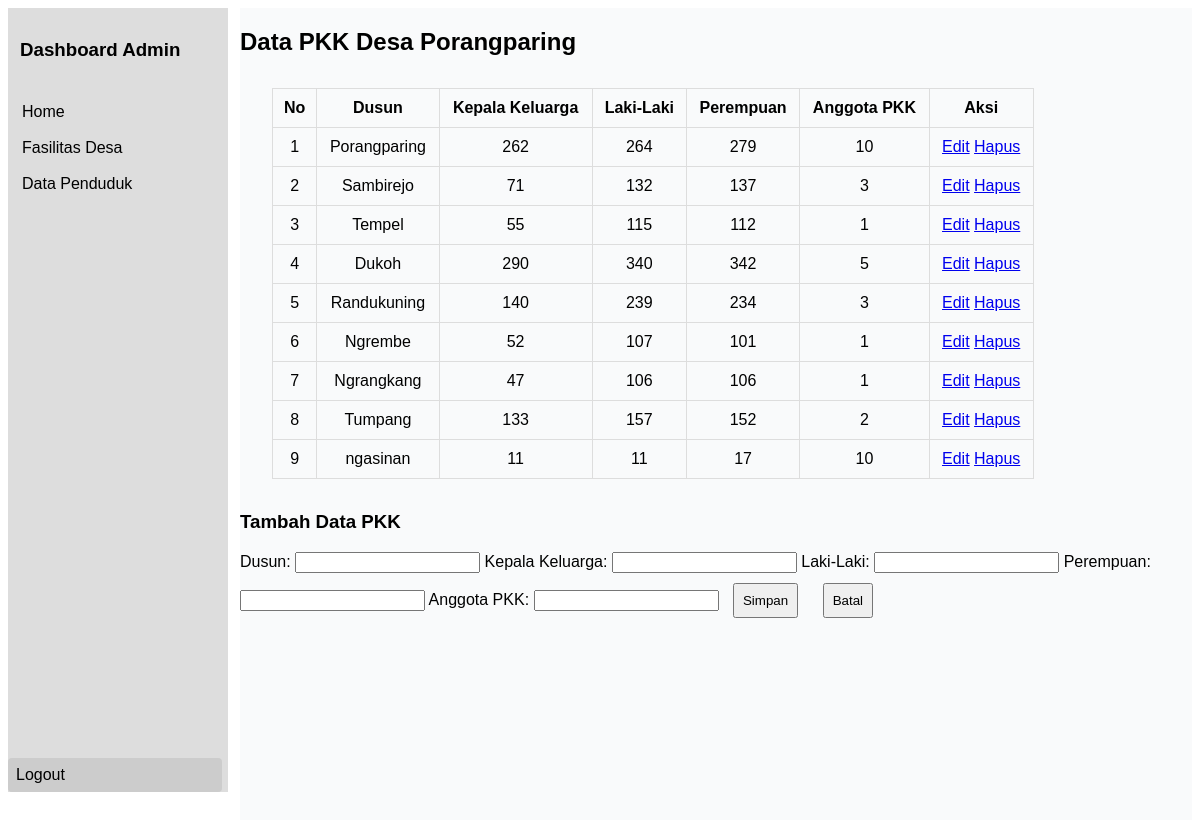
Page /Admin/data_pkk.php (signed in) on the committed database.
### tables this page shows
CREATE TABLE `pkk_data` (
  `id` int(11) NOT NULL,
  `dusun` varchar(50) DEFAULT NULL,
  `kepala_keluarga` int(11) DEFAULT NULL,
  `laki_laki` int(11) DEFAULT NULL,
  `perempuan` int(11) DEFAULT NULL,
  `anggota_pkk` int(11) DEFAULT NULL
);

### Admin/data_pkk.php (called while the page is built)
<?php
include 'dashboard_layout.php';
layout('Home - Dashboard', 'pages/data_pkk.php');

### Admin/pages/data_pkk.php (the view)
<h2>Data PKK Desa Porangparing</h2>
<table>
    <thead>
        <tr>
            <th>No</th>
            <th>Dusun</th>
            <th>Kepala Keluarga</th>
            <th>Laki-Laki</th>
            <th>Perempuan</th>
            <th>Anggota PKK</th>
            <th>Aksi</th>
        </tr>
    </thead>
    <tbody>
        <?php
        $result = $conn->query("SELECT * FROM pkk_data");
        $no = 1;
        while ($row = $result->fetch_assoc()) {
            echo "<tr>
                    <td>" . $no++ . "</td>
                    <td>" . $row['dusun'] . "</td>
                    <td>" . $row['kepala_keluarga'] . "</td>
                    <td>" . $row['laki_laki'] . "</td>
                    <td>" . $row['perempuan'] . "</td>
                    <td>" . $row['anggota_pkk'] . "</td>
                    <td>
                        <a href='data_pkk/edit.php?id=" . $row['id'] . "'>Edit</a>
                        <a href='data_pkk/delete.php?id=" . $row['id'] . "' onclick='return confirm(\"Hapus data?\")'>Hapus</a>
                    </td>
                </tr>";
        }
        ?>
    </tbody>
</table>
<div id="formModal">
    <form action="data_pkk/add.php" method="post">
        <h3>Tambah Data PKK</h3>
        <label>Dusun:</label>
        <input type="text" name="dusun" required>
        <label>Kepala Keluarga:</label>
        <input type="number" name="kepala_keluarga" required>
        <label>Laki-Laki:</label>
        <input type="number" name="laki_laki" required>
        <label>Perempuan:</label>
        <input type="number" name="perempuan" required>
        <label>Anggota PKK:</label>
        <input type="number" name="anggota_pkk" required>
        <button type="submit">Simpan</button>
        <button type="button" onclick="document.getElementById('formModal')">Batal</button>
    </form>
</div>

### Admin/dashboard_layout.php (shortened to what this page needs)
<?php
function layout($title, $page)
{
?>
    <!DOCTYPE html>
    <html lang="en">
    <head>
        <link rel="stylesheet" href="style/style.css">
        <link rel="stylesheet" href="style/index.css">
    </head>
    <body>
        <?php include '../components/sidebar.php'; ?>
        <main>
            <?php include $page; ?>
        </main>
    </body>
    </html>
<?php
}
?>

### components/sidebar.php
<div class="sidebar">
    <h3>Dashboard Admin</h3>
    <nav>
        <a href="index.php">Home</a>
        <a href="fasilitas_desa.php">Fasilitas Desa</a>
        <a href="data_pkk.php">Data Penduduk</a>
    </nav>
    <div class="logout">
        <a href="logout.php">Logout</a>
    </div>
</div>

### Admin/style/style.css (style rules this page uses)
table { width: 80%; margin: 2rem; border-collapse: collapse; }
th, td { padding: 10px; border: 1px solid #ddd; text-align: center; }
button { margin: 10px; padding: 8px; cursor: pointer; }

### Admin/style/index.css (style rules this page uses)
.sidebar { width: 220px; max-height: 98vh; background: #ddd; position: sticky; top: 4px; }
.sidebar h3 { display: flex; padding: 12px; }
.sidebar nav { display: flex; flex-direction: column; gap: 6px; padding: 6px; }
.sidebar nav a { color: black; padding: 6px 8px; text-decoration: none; border-radius: 4px; }
.logout a { padding: .5rem; width: 90%; background-color: #ccc; border-radius: 4px; text-decoration: none; color: black; position: absolute; bottom: 0; }

### Admin/dashboard_layout.php (style rules this page uses)
body { display: flex; gap: 12px; font-family: Arial, Helvetica, sans-serif; }
main { min-height: 200vh; flex: 1; background: oklch(0.985 0.002 247.839); }

### rows in the picture
pkk_data: dusun "Porangparing", kepala_keluarga "262", laki_laki "264", perempuan "279", anggota_pkk "10"
pkk_data: dusun "Sambirejo", kepala_keluarga "71", laki_laki "132", perempuan "137", anggota_pkk "3"
pkk_data: dusun "Tempel", kepala_keluarga "55", laki_laki "115", perempuan "112", anggota_pkk "1"
pkk_data: dusun "Dukoh", kepala_keluarga "290", laki_laki "340", perempuan "342", anggota_pkk "5"
pkk_data: dusun "Randukuning", kepala_keluarga "140", laki_laki "239", perempuan "234", anggota_pkk "3"
pkk_data: dusun "Ngrembe", kepala_keluarga "52", laki_laki "107", perempuan "101", anggota_pkk "1"
pkk_data: dusun "Ngrangkang", kepala_keluarga "47", laki_laki "106", perempuan "106", anggota_pkk "1"
pkk_data: dusun "Tumpang", kepala_keluarga "133", laki_laki "157", perempuan "152", anggota_pkk "2"
pkk_data: dusun "ngasinan", kepala_keluarga "11", laki_laki "11", perempuan "17", anggota_pkk "10"
